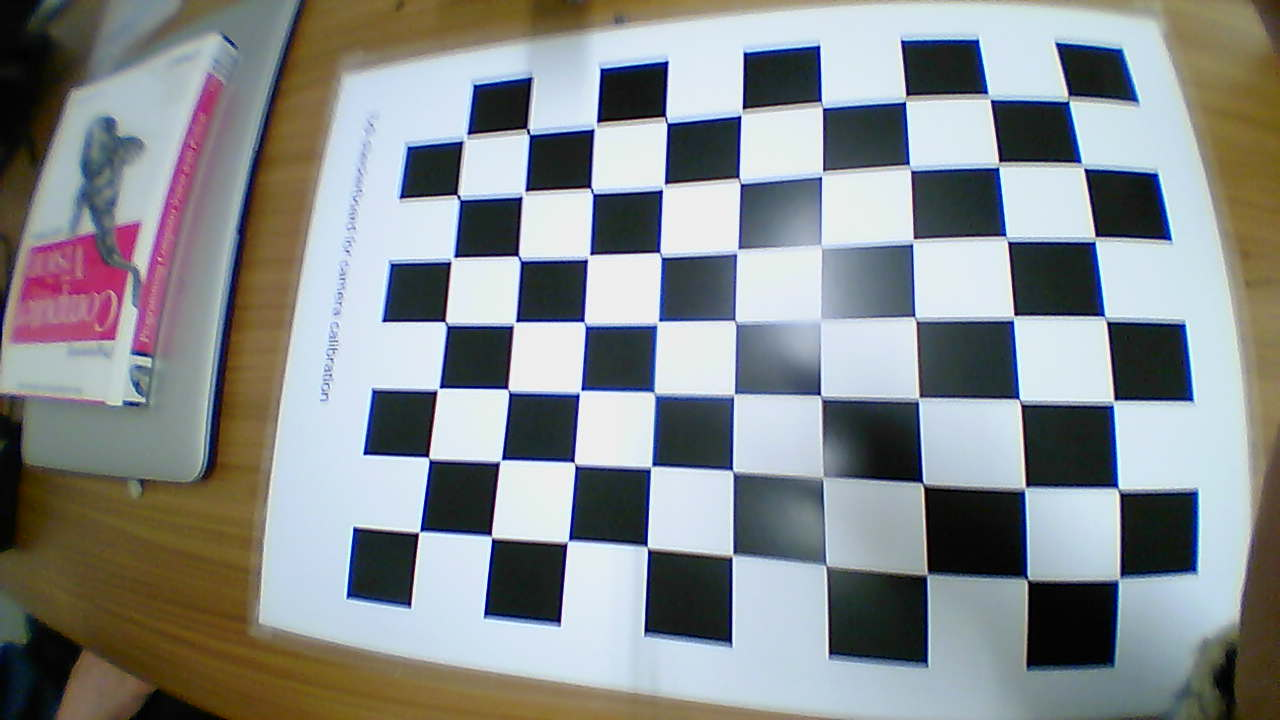
#> input picture fisheye-camera-calibration-images/Image1.png, 1280 x 720 px
$ python calibrate.py fisheye-camera-calibration-images/Image1.png
#> lines starting #> are read from the running program, lines starting #| are printed output that depends on the picture; long printed decimals are rounded
### common.py
#!/usr/bin/env python

'''
This module contains some common routines used by other samples.
'''

# Python 2/3 compatibility

import sys
PY3 = sys.version_info[0] == 3

if PY3:
    from functools import reduce

import numpy as np
import cv2

# built-in modules
import os
import itertools as it
from contextlib import contextmanager

image_extensions = ['.bmp', '.jpg', '.jpeg', '.png', '.tif', '.tiff', '.pbm', '.pgm', '.ppm']

class Bunch(object):
    def __init__(self, **kw):
        self.__dict__.update(kw)
    def __str__(self):
        return str(self.__dict__)

def splitfn(fn):
    path, fn = os.path.split(fn)
    name, ext = os.path.splitext(fn)
    return path, name, ext

def anorm2(a):
    return (a*a).sum(-1)
def anorm(a):
    return np.sqrt( anorm2(a) )

# [44 lines left out: functions homotrans, to_rect, rect2rect_mtx, lookat, mtx2rvec, draw_str, not called in this run]

class Sketcher:
    # [8 lines left out: function __init__, not called in this run]

    def show(self):
        cv2.imshow(self.windowname, self.dests[0])

    # [13 lines left out: function on_mouse, not called in this run]


# palette data from matplotlib/_cm.py
_jet_data =   {'red':   ((0., 0, 0), (0.35, 0, 0), (0.66, 1, 1), (0.89,1, 1),
                         (1, 0.5, 0.5)),
               'green': ((0., 0, 0), (0.125,0, 0), (0.375,1, 1), (0.64,1, 1),
                         (0.91,0,0), (1, 0, 0)),
               'blue':  ((0., 0.5, 0.5), (0.11, 1, 1), (0.34, 1, 1), (0.65,0, 0),
                         (1, 0, 0))}

cmap_data = { 'jet' : _jet_data }

# [14 lines left out: function make_cmap, not called in this run]

def nothing(*arg, **kw):
    pass

def clock():
    return cv2.getTickCount() / cv2.getTickFrequency()

# [8 lines left out: function Timer, not called in this run]

class StatValue:
    def __init__(self, smooth_coef = 0.5):
        self.value = None
        self.smooth_coef = smooth_coef
    # [6 lines left out: function update, not called in this run]

class RectSelector:
    # [31 lines left out: functions __init__, onmouse, draw, not called in this run]
    @property
    def dragging(self):
        return self.drag_rect is not None


# [24 lines left out: functions grouper, mosaic, not called in this run]

def getsize(img):
    h, w = img.shape[:2]
    return w, h

def mdot(*args):
    return reduce(np.dot, args)

# [4 lines left out: function draw_keypoints, not called in this run]

### calibrate.py
#!/usr/bin/env python

'''
camera calibration for distorted images with chess board samples
reads distorted images, calculates the calibration and write undistorted images

usage:
    calibrate.py [--debug <output path>] [--square_size] [<image mask>]

default values:
    --debug:    ./output/
    --square_size: 1.0
    <image mask> defaults to ../data/left*.jpg
'''

# Python 2/3 compatibility


import numpy as np
import cv2

# local modules
from common import splitfn

# built-in modules
import os

if __name__ == '__main__':
    print("Starting ...")
    import sys
    import getopt
    from glob import glob

    args, img_mask = getopt.getopt(sys.argv[1:], '', ['debug=', 'square_size='])
    args = dict(args)
    args.setdefault('--debug', './output/')
    args.setdefault('--square_size', 1.0)
    if not img_mask:
        img_mask = 'Image*.png'  # default
    else:
        img_mask = img_mask[0]

    print("Getting names of images...")
    img_names = glob(img_mask)
    print("Got names of images")
    debug_dir = args.get('--debug')
    if not os.path.isdir(debug_dir):
        os.mkdir(debug_dir)
    square_size = float(args.get('--square_size'))

    pattern_size = (7,9)
    pattern_points = np.zeros((np.prod(pattern_size), 3), np.float32)
    pattern_points[:, :2] = np.indices(pattern_size).T.reshape(-1, 2)
    pattern_points *= square_size

    obj_points = []
    img_points = []
    h, w = 0, 0
    img_names_undistort = []
    for fn in img_names:
        print('processin %s... ' % fn, end='')
        img = cv2.imread(fn, 0)
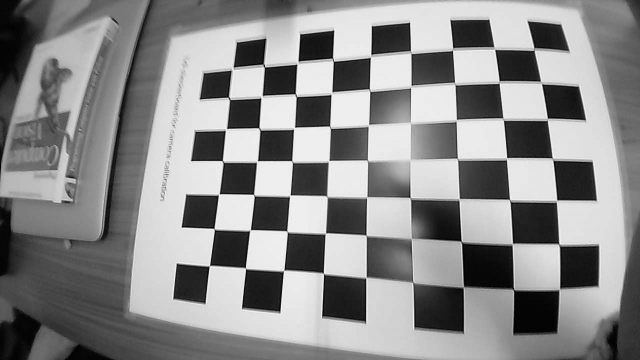
#> img: shape (720, 1280) (shown at 1/2 size); min 0, max 254, mean 137.7
        if img is None:
            print("Failed to load", fn)
            continue

        h, w = img.shape[:2]
        found, corners = cv2.findChessboardCorners(img, pattern_size)
#> found = True; corners = 63 rows, first 8: [1068, 99], [1082.5, 166], [1095.5, 239], [1105.5, 319], [1114, 403], [1118.5, 490], [1119, 578.5], [989, 97]
        if found:
            term = (cv2.TERM_CRITERIA_EPS + cv2.TERM_CRITERIA_COUNT, 30, 0.1)
            cv2.cornerSubPix(img, corners, (5, 5), (-1, -1), term)

        if debug_dir:
            vis = cv2.cvtColor(img, cv2.COLOR_GRAY2BGR)
            cv2.drawChessboardCorners(vis, pattern_size, corners, found)
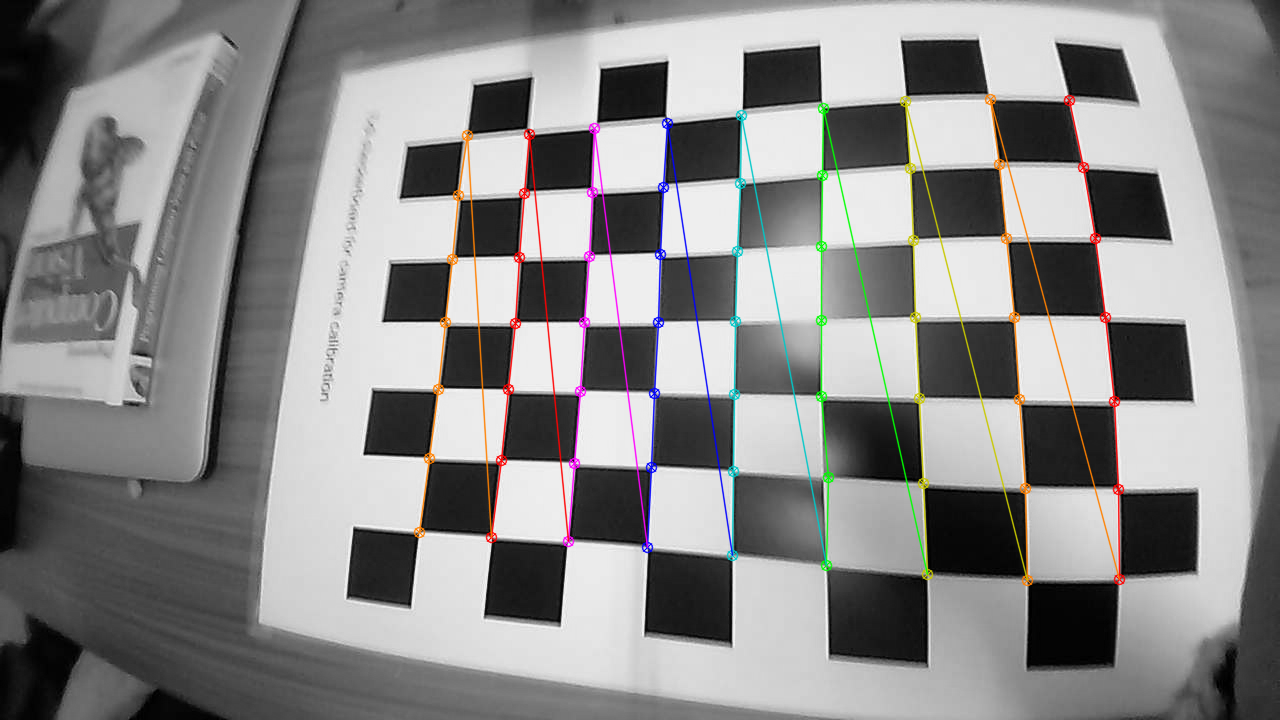
#> vis: shape (720, 1280, 3); mean B, G, R 136.5, 136.9, 137.6
            path, name, ext = splitfn(fn)
            outfile = debug_dir + name + '_chess.png'
            cv2.imwrite(outfile, vis)
            if found:
                img_names_undistort.append(outfile)

        if not found:
            print('chessboard not found')
            continue

        img_points.append(corners.reshape(-1, 2))
        obj_points.append(pattern_points)

        print('ok')

    # calculate camera distortion
    rms, camera_matrix, dist_coefs, rvecs, tvecs = cv2.calibrateCamera(obj_points, img_points, (w, h), None, None)
#> rms = 1.1; camera_matrix = [[497.8, 0, 643.8], [0, 462.1, 369.1], [0, 0, 1]]; dist_coefs = [[0.262, -0.404, -0.000403, 0.00112, 0.143]]; rvecs = ([0.0226, 0.285, 1.59],); tvecs = ([5.21, -3.57, 6.09],)

    print("\nRMS:", rms)
#| RMS: 1.104
    print("camera matrix:\n", camera_matrix)
#| camera matrix:
#|  [[497.754    0.         643.816]
#|  [  0.         462.129 369.065]
#|  [  0.           0.           1.        ]]
    print("distortion coefficients: ", dist_coefs.ravel())
#| distortion coefficients:  [ 2.61954222e-01 -4.03530162e-01 -4.02901003e-04  1.11740824e-03
#|   1.42572421e-01]

    print("camera matrix:", repr(camera_matrix))
#| camera matrix: array([[497.754 ,   0.        , 643.816],
#|        [  0.        , 462.129, 369.065],
#|        [  0.        ,   0.        ,   1.        ]])
    print("distortion coefficients: ", repr(dist_coefs.ravel()))
#| distortion coefficients:  array([ 2.61954222e-01, -4.03530162e-01, -4.02901003e-04,  1.11740824e-03,
#|         1.42572421e-01])

    # undistort the image with the calibration
    print('')
    for img_found in img_names_undistort:
        img = cv2.imread(img_found)

        h,  w = img.shape[:2]
        newcameramtx, roi = cv2.getOptimalNewCameraMatrix(camera_matrix, dist_coefs, (w, h), 1, (w, h))
#> newcameramtx = [[488.4, 0, 644.5], [0, 449, 367.7], [0, 0, 1]]; roi = (165, 97, 963, 536)

        dst = cv2.undistort(img, camera_matrix, dist_coefs, None, newcameramtx)
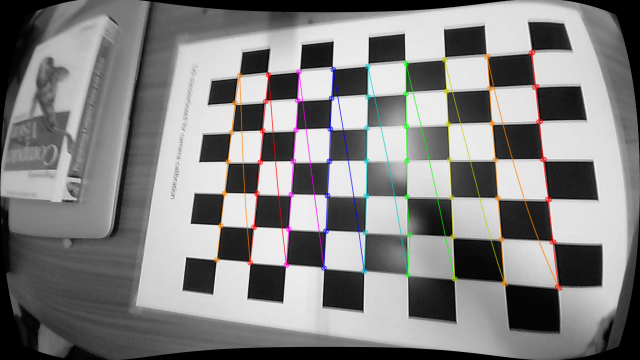
#> dst: shape (720, 1280, 3) (shown at 1/2 size); mean B, G, R 128.9, 129.3, 130.1

        # crop and save the image
        x, y, w, h = roi
#> x = 165; y = 97; w = 963; h = 536
        dst = dst[y:y+h, x:x+w]
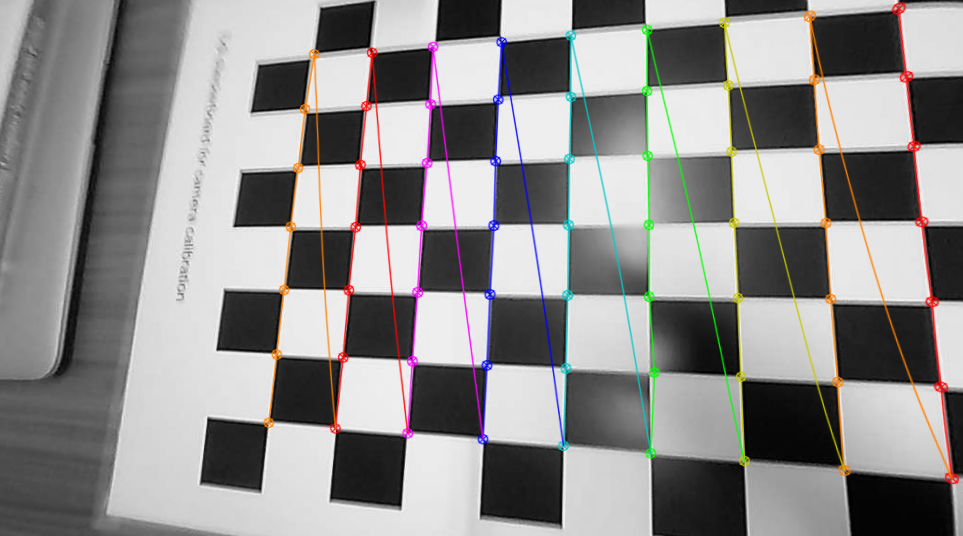
#> dst: shape (536, 963, 3); mean B, G, R 140.6, 141.2, 142.6
        outfile = img_found + '_undistorted.png'
        print('Undistorted image written to: %s' % outfile)
        cv2.imwrite(outfile, dst)

    cv2.destroyAllWindows()

$ run again, on fisheye-camera-calibration-images/Image3.png
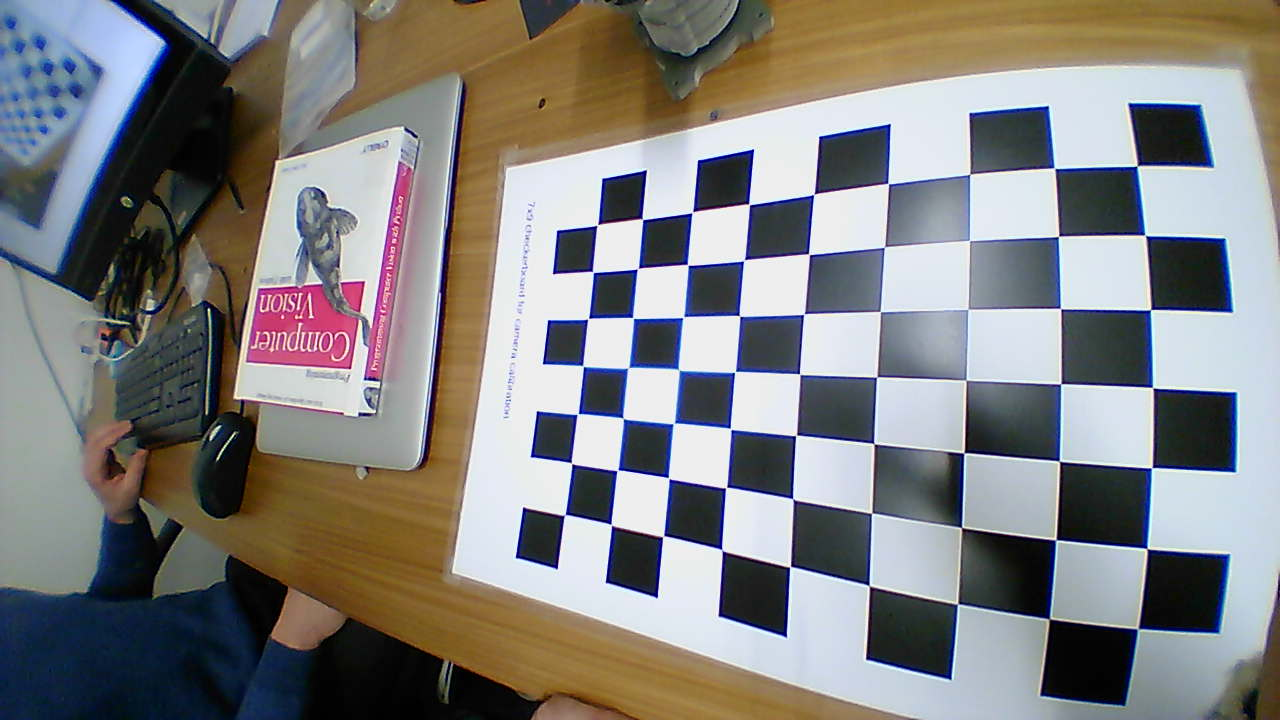
#> input picture fisheye-camera-calibration-images/Image3.png, 1280 x 720 px
#> found = True; corners = 63 rows, first 8: [1137, 166], [1144.8, 234.8], [1150.6, 309.5], [1152.4, 387.5], [1151.8, 468], [1147, 548.5], [1137.3, 629.3], [1054.5, 168]
#> `cv2.drawChessboardCorners(vis, pattern_size, corners, found)`:
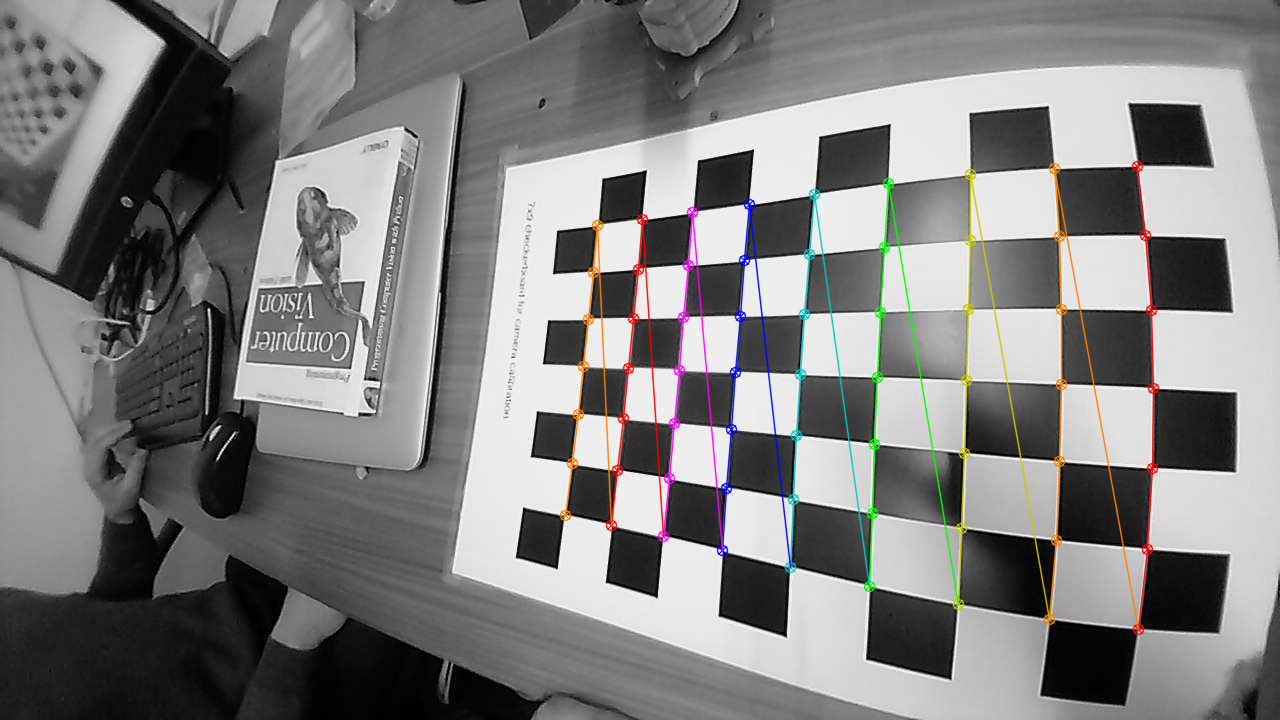
#> vis: shape (720, 1280, 3); mean B, G, R 127.1, 127.5, 128.2
#> rms = 0.492; camera_matrix = [[359, 0, 650.9], [0, 345.7, 384.3], [0, 0, 1]]; dist_coefs = [[0.129, -0.104, -0.00215, -0.000551, 0.0182]]; rvecs = ([0.225, 0.377, 1.62],); tvecs = ([6.32, -2.92, 4.49],)
#| RMS: 0.4918
#| camera matrix:
#|  [[359.033   0.         650.943]
#|  [  0.         345.734 384.277 ]
#|  [  0.           0.           1.        ]]
#| distortion coefficients:  [ 0.1286 -0.1039 -0.002149 -0.0005505  0.01818]
#| camera matrix: array([[359.033,   0.        , 650.943],
#|        [  0.        , 345.734, 384.277 ],
#|        [  0.        ,   0.        ,   1.        ]])
#| distortion coefficients:  array([ 0.1286, -0.1039, -0.002149, -0.0005505,  0.01818])
#> newcameramtx = [[342.8, 0, 646.4], [0, 325.8, 379.5], [0, 0, 1]]; roi = (175, 107, 962, 545)
#> `x, y, w, h = roi`: x = 175; y = 107; w = 962; h = 545
#> `dst = dst[y:y+h, x:x+w]`:
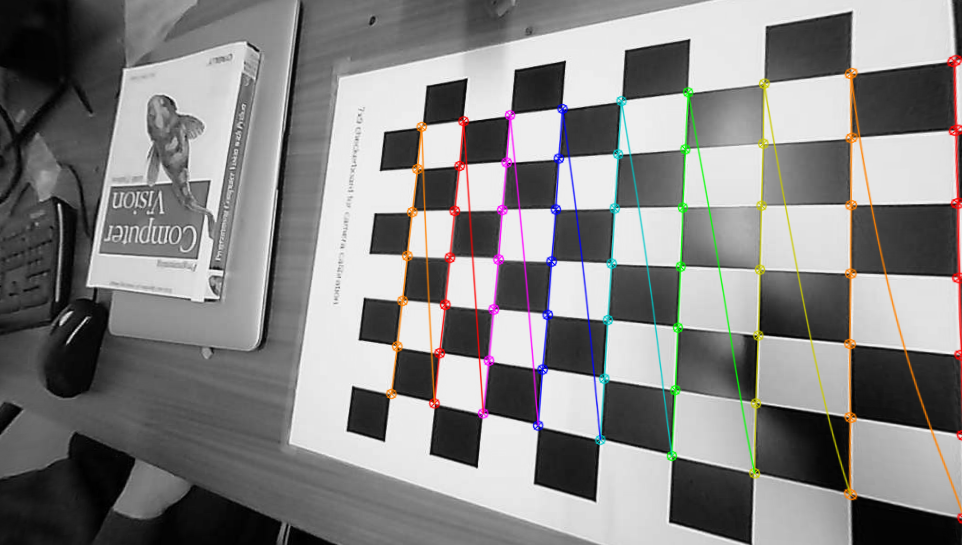
#> dst: shape (545, 962, 3); mean B, G, R 132.5, 133.2, 134.3
